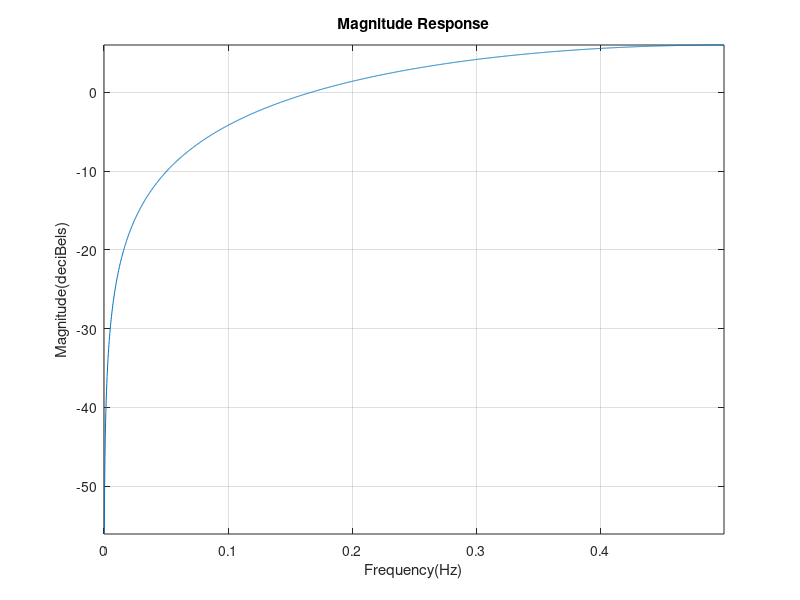
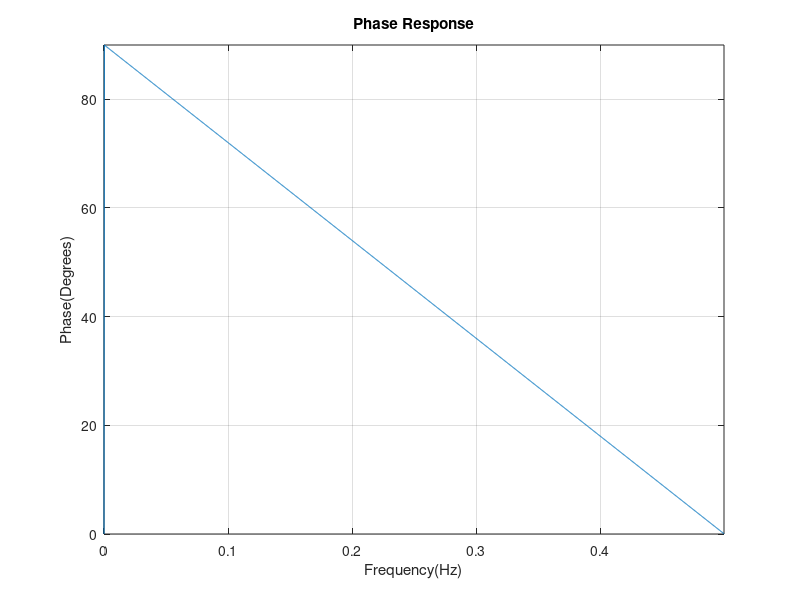

These charts were generated, in order, by the following MATLAB code: (Note: this script raises an error after producing the figures.)
%1st Order Difference Filter
b=[1 -1];% Equation is 1-z^{-1}
a=[1];% 'b' is NUMERATOR coefficients and 'a' is DENOMINATOR coefficients

[h,w]=freqz(b,a,2001);%freqz is for negative powers of z
% 'n' here(i.e 2001) is n points equally spaced around the unit circle
%h here is H(w), frequency response for 2001 values of w(Angular frequency)
%H(w) is complex valued, it has phase and magnitude response
%abs(h) gives magnitude response, angle(h) gives phase in RADIANS([-pi,pi])

figure;
plot(w/(2*pi),20*log10(abs(h))); %20*log10() is to convert magnitude response into deciBels 
xlabel('Frequency(Hz)'); ylabel('Magnitude(deciBels)');axis tight;grid on;title('Magnitude Response');

figure;
plot(w/(2*pi), angle(h)*(180/pi));
xlabel('Frequency(Hz)'); ylabel('Phase(Degrees)');axis tight;grid on;title('Phase Response');

[z,p,k] = tf2zpk(b,a); %tf2zp is only for positive powers of z or s in numerator
%use tf2zpk for negative powers
%'k' is gain
fvtool(b,a,'polezero')
text(real(z)-0.1,imag(z)-0.1,'\bfZeros','color',[0 0.4 0])
text(real(p)-0.1,imag(p)-0.1,'\bfPoles','color',[0.6 0 0])